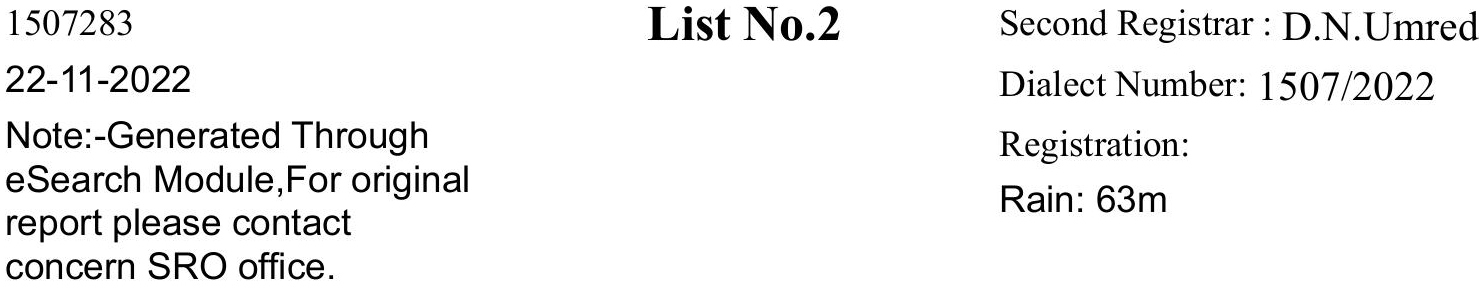
#> input picture content/page0/cells/ocr_data/000-000.png, 1484 x 292 px
$ python -i Athocr_image.py   (imports and definitions only)
#> lines starting #> are read from the running program, lines starting #| are printed output that depends on the picture; after the words box and inside, x2 and y2 are one past the last pixel; in counts of white or black regions, pixels touching at a corner belong together
#> further down, picture is the input picture: shape (292, 1484); min 0, max 255, mean 240
import math
import os
import sys

import cv2
import numpy as np
import pytesseract

def main(image_file, tess_args):
    """
    OCR the image and output the text to a file with an extension that is ready
    to be used in Tesseract training (.gt.txt).

    Tries to crop the image so that only the relevant text gets passed to Tesseract.

    Returns the name of the text file that contains the text.
    """
    directory, filename = os.path.split(image_file)
    filename_sans_ext, ext = os.path.splitext(filename)
    image = cv2.imread(image_file, cv2.IMREAD_GRAYSCALE)
    cropped = crop_to_text(image)
    ocr_data_dir = os.path.join(directory, "ocr_data")
    os.makedirs(ocr_data_dir, exist_ok=True)
    out_imagepath = os.path.join(ocr_data_dir, filename)
    out_txtpath = os.path.join(ocr_data_dir, "{}.gt.txt".format(filename_sans_ext))
    cv2.imwrite(out_imagepath, cropped)
    if not tess_args:
        d = os.path.dirname(sys.modules["table_ocr"].__file__)
        tessdata_dir = os.path.join(d, "tessdata")
        tess_args = ["--psm", "7", "-l", "table-ocr", "--tessdata-dir", tessdata_dir]
    txt = ocr_image(cropped, "".join(tess_args))
    # print("text:",txt)
    with open(out_txtpath, "w", encoding="utf-8") as txt_file:
        txt_file.write(txt)
    return out_txtpath

def crop_to_text(image):
    MAX_COLOR_VAL = 255
    BLOCK_SIZE = 15
    SUBTRACT_FROM_MEAN = -2

    img_bin = cv2.adaptiveThreshold(
        ~image,
        MAX_COLOR_VAL,
        cv2.ADAPTIVE_THRESH_MEAN_C,
        cv2.THRESH_BINARY,
        BLOCK_SIZE,
        SUBTRACT_FROM_MEAN,
    )
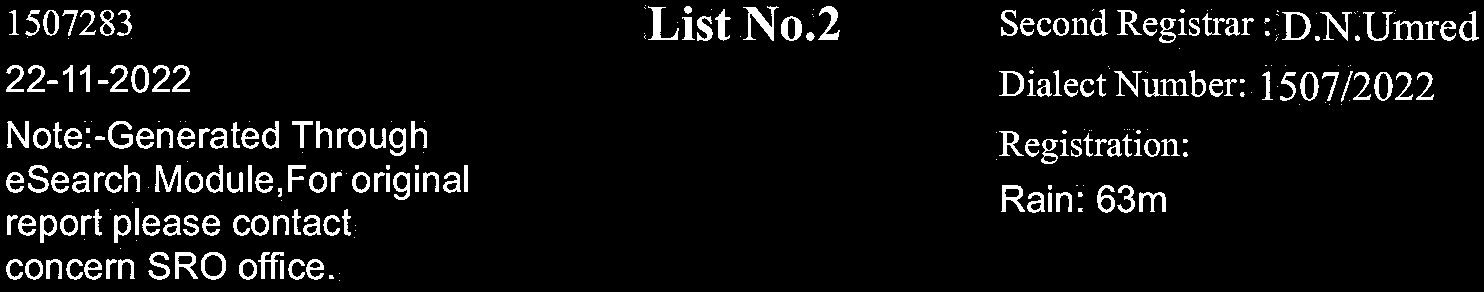
#> img_bin: shape (292, 1484); 6.7% white; 270 white regions (97 under 20 px), largest, box (x1, y1, x2, y2) and area: (743, 6, 779, 41) 460, (1393, 20, 1439, 40) 380, (648, 6, 679, 40) 353

    img_h, img_w = image.shape
#> img_h = 292; img_w = 1484
    horizontal_kernel = cv2.getStructuringElement(cv2.MORPH_RECT, (int(img_w * 0.5), 1))
    vertical_kernel = cv2.getStructuringElement(cv2.MORPH_RECT, (1, int(img_h * 0.7)))
#> vertical_kernel = 204 values from 1 to 1
    horizontal_lines = cv2.morphologyEx(img_bin, cv2.MORPH_OPEN, horizontal_kernel)
#> horizontal_lines: shape (292, 1484); every value is 0
    vertical_lines = cv2.morphologyEx(img_bin, cv2.MORPH_OPEN, vertical_kernel)
    both = horizontal_lines + vertical_lines
    cleaned = img_bin - both

    # Get rid of little noise.
    kernel = cv2.getStructuringElement(cv2.MORPH_ELLIPSE, (3, 3))
    opened = cv2.morphologyEx(cleaned, cv2.MORPH_OPEN, kernel)
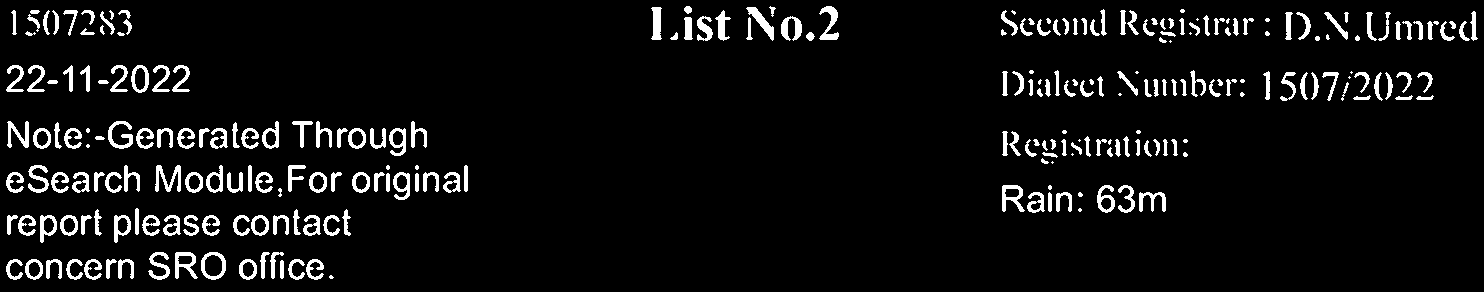
#> opened: shape (292, 1484); 6.2% white; 259 white regions (36 under 20 px), largest, box (x1, y1, x2, y2) and area: (155, 165, 181, 192) 333, (819, 6, 839, 40) 319, (746, 7, 774, 41) 302
    opened = cv2.dilate(opened, kernel)
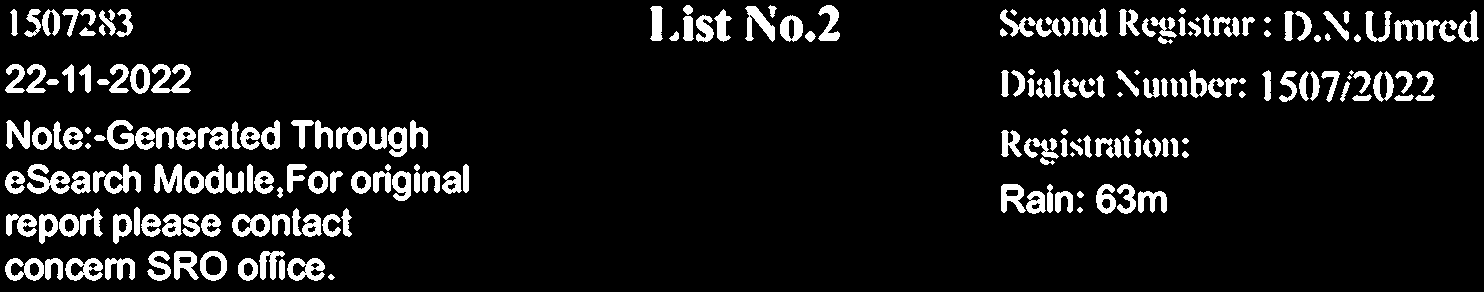
#> opened: shape (292, 1484); 9.7% white; 206 white regions (8 under 20 px)

    contours, hierarchy = cv2.findContours(opened, cv2.RETR_LIST, cv2.CHAIN_APPROX_SIMPLE)
#> contours = 269 contours, 25 with area under 20; largest, box (x1, y1, x2, y2) and area: (93, 164, 141, 194) 698, (232, 214, 270, 237) 656, (200, 251, 227, 281) 614, (27, 164, 70, 194) 594, (287, 258, 325, 281) 590
    bounding_rects = [cv2.boundingRect(c) for c in contours]
#> bounding_rects = 269 items, first 6: (328, 274, 7, 6), (304, 271, 3, 3), (82, 271, 3, 3), (310, 262, 10, 7), (292, 262, 15, 15), (243, 262, 11, 15)
    NUM_PX_COMMA = 6
    MIN_CHAR_AREA = 5 * 9
    char_sized_bounding_rects = [(x, y, w, h) for x, y, w, h in bounding_rects if w * h > MIN_CHAR_AREA]
#> char_sized_bounding_rects = 235 items, first 6: (310, 262, 10, 7), (292, 262, 15, 15), (243, 262, 11, 15), (88, 262, 10, 7), (70, 262, 15, 15), (29, 262, 11, 15)
    if char_sized_bounding_rects:
        minx, miny, maxx, maxy = math.inf, math.inf, 0, 0
        for x, y, w, h in char_sized_bounding_rects:
            minx = min(minx, x)
            miny = min(miny, y)
            maxx = max(maxx, x + w)
            maxy = max(maxy, y + h)
#> this loop made 235 passes
#> (x, y, w, h, minx, miny, maxx, maxy) on passes 1 to 3: (310, 262, 10, 7, 310, 262, 320, 269), (292, 262, 15, 15, 292, 262, 320, 277), (243, 262, 11, 15, 243, 262, 320, 277)
        x, y, w, h = minx, miny, maxx - minx, maxy - miny
#> x = 5; y = 5; w = 1474; h = 276
        cropped = image[y:min(img_h, y+h+NUM_PX_COMMA), x:min(img_w, x+w)]
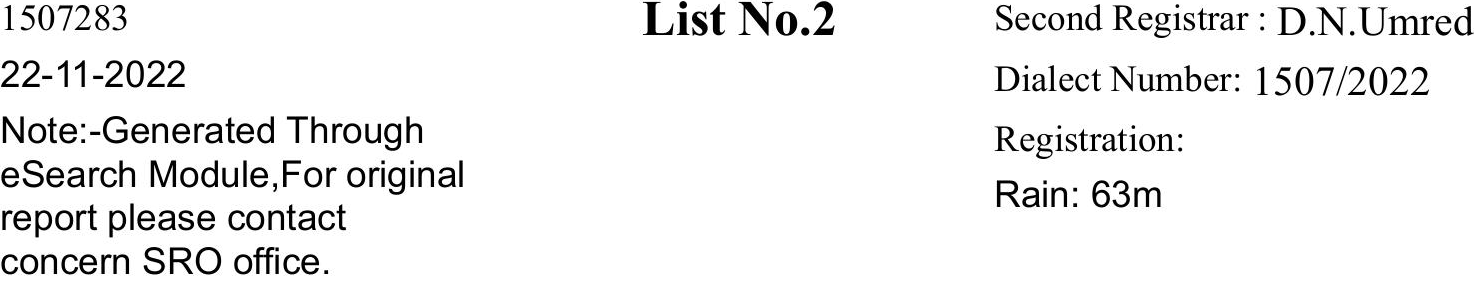
#> cropped: shape (282, 1474); min 0, max 255, mean 239.3
    else:
        # If we morphed out all of the text, assume an empty image.
        cropped = MAX_COLOR_VAL * np.ones(shape=(20, 100), dtype=np.uint8)
    bordered = cv2.copyMakeBorder(cropped, 5, 5, 5, 5, cv2.BORDER_CONSTANT, None, 255)
    return bordered
def ocr_image(image, config):
    return pytesseract.image_to_string(
        image,
        config=config,
        lang='eng'              #this is language related change
    )

>>> import cv2
>>> picture = cv2.imread('../../content/page0/cells/ocr_data/000-000.png', cv2.IMREAD_GRAYSCALE)
>>> result = crop_to_text(picture)
